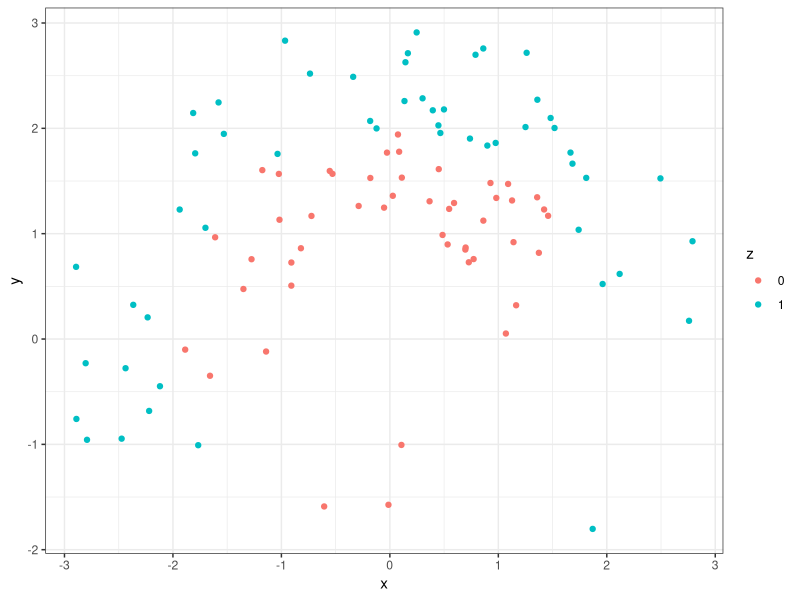
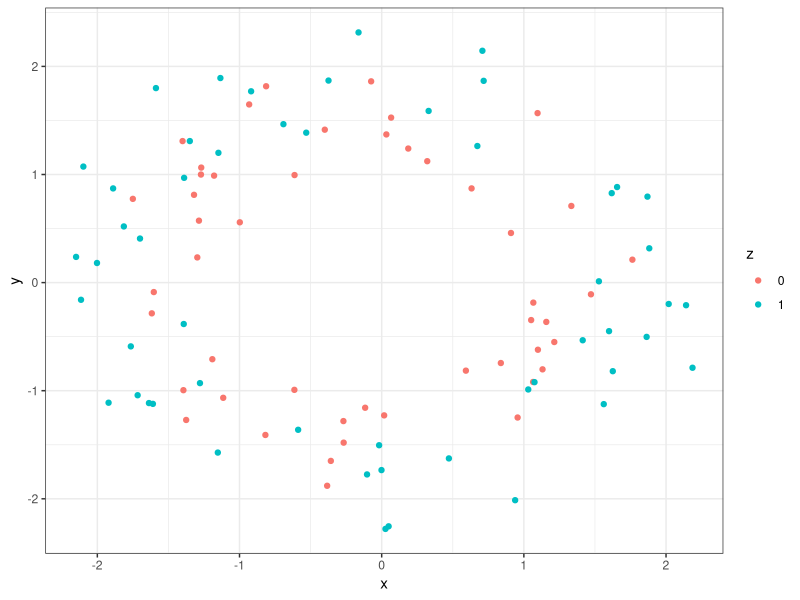
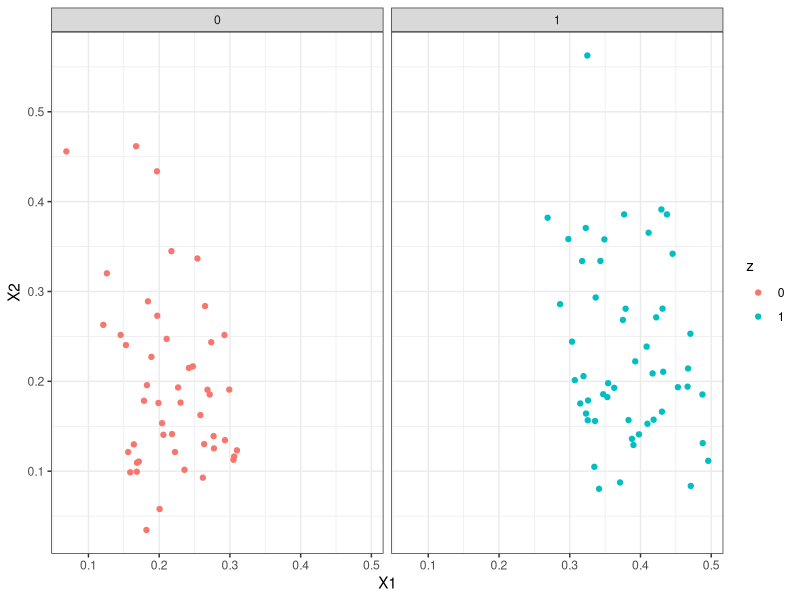
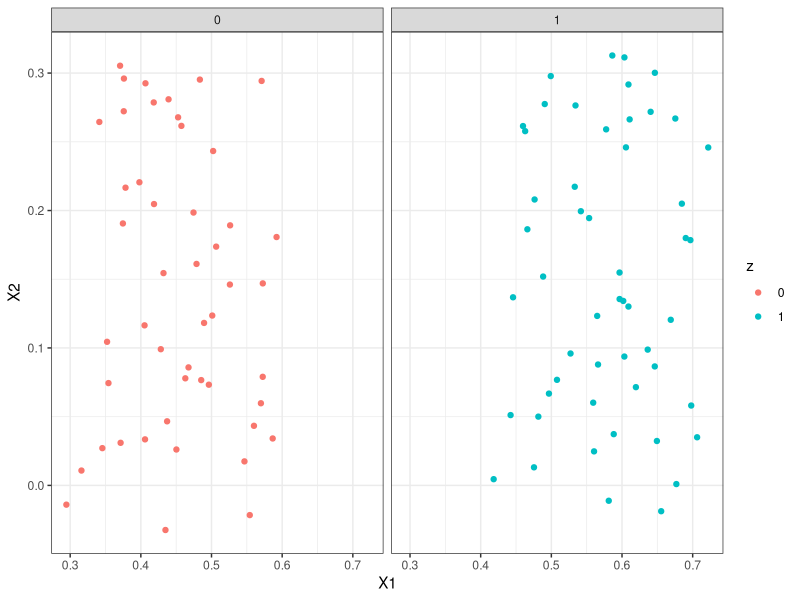
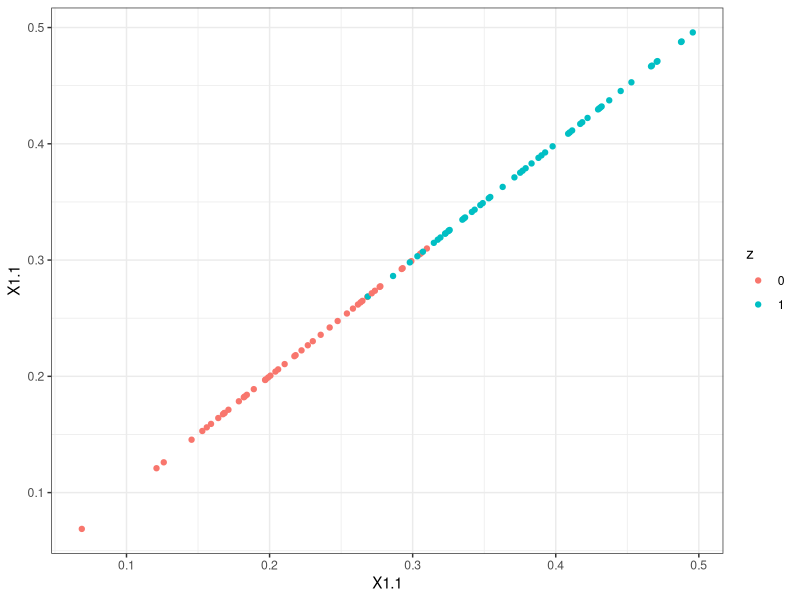

Reproduce these figures in R, in order. (Note: this script raises an error after producing the figures.)

################################################################################
# A nonlinear multitable example, made from two concentric circles.
################################################################################

## ---- libraries ----
library("kernlab")
library("ggplot2")
theme_set(theme_bw())

## ---- generate-data ----
n <- 100 # number of samples
z <- as.factor(sample(0:1, n, replace = TRUE)) # class labels
X <- list() # will store combined data frames

r <- setNames(c(1, 2), c("0", "1")) # radii
X[[1]] <- cbind(r[z], 2 * pi * rbeta(n, 1, 4)) + matrix(runif(2 * n), n, 2)
X[[2]] <- cbind(sqrt(r[z]), 2 * pi * runif(n)) + matrix(runif(2 * n), n, 2)

#X[[2]] <- r[z] %*% t(c(1, 1)) + matrix(runif(2 * n), n, 2) # if want linear vs. concentric

## ---- raw-data-plots ----
X1_df <- data.frame(X[[1]], z)
X1_df$x <- X1_df$X1 * cos(X1_df$X2)
X1_df$y <- X1_df$X1 * sin(X1_df$X2)

X2_df <- data.frame(X[[2]], z)
X2_df$x <- X2_df$X1 * cos(X2_df$X2)
X2_df$y <- X2_df$X1 * sin(X2_df$X2)

ggplot(X1_df) +
  geom_point(aes(x = x, y = y, col = z))
ggplot(X2_df) +
  geom_point(aes(x = x, y = y, col = z))

## ---- usual-cca ----
cancor_res <- cancor(X[[1]], X[[2]])
cancor_scores <- list(X1 = X[[1]] %*% cancor_res$xcoef,
                      X2 = X[[2]] %*% cancor_res$ycoef)

## ---- cca-plots ----
ggplot(data.frame(cancor_scores[[1]], z)) +
  geom_point(aes(x = X1, y = X2, col = z)) +
  facet_wrap(~z)
ggplot(data.frame(cancor_scores[[2]], z)) + # don't even need second component
  geom_point(aes(x = X1, y = X2, col = z)) + 
  facet_wrap(~z)

ggplot(data.frame(cancor_scores, z)) +
  geom_point(aes(x = X1.1, y = X1.1, col = z)) # perfect correlation between scores
ggplot(data.frame(cancor_scores, z)) + 
  geom_point(aes(x = X1.2, y = X1.2, col = z)) +


## ---- kcca ----
kcca_res <- kcca(X[[1]], X[[2]])
kcca_scores <- list(X1 = kcca_res@xcoef,
                    X2 = kcca_res@ycoef)

## ---- kcca-plots ----
ggplot(data.frame(kcca_scores[[1]], z)) +
  geom_point(aes(x = X1, y = X2, col = z)) +
  facet_wrap(~z)
ggplot(data.frame(kcca_scores[[2]], z)) +
  geom_point(aes(x = X1, y = X2, col = z)) +
  facet_wrap(~z)
kcca_res@kcor

## ---- fukumizu-example ----
# http://www.jmlr.org/papers/volume8/fukumizu07a/fukumizu07a.pdf
z <- runif(n)
U <- cbind(z + 0.06 + rnorm(n, 0, .05),
           z + 3 + rnorm(n, 0, .05))
R <- scale(U, center = F, scale = c(1.5, 4.1))
R <- sqrt(-5 * log(R))
plot(R)
